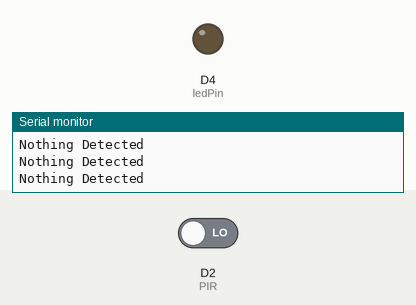
Bench run of a sketch on a simulated ESP8266 (Wemos D1 mini). Parts: output pins drawn as LEDs (lit = HIGH), the last lines printed to the serial monitor. The test bench sets the inputs (shaded band); at power-on: D2 (PIR) LOW. WiFi joins after 1.5 s; servers stay silent unless stated.

Above: at 2.7 s.
2.8 s: D2 (PIR) driven HIGH
At 3.3 s:
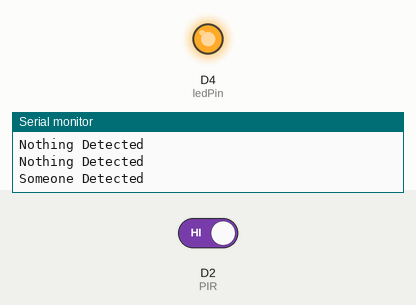
Timing chart, 0 to 5.8 s (numbered marks = the images above; inputs shaded):
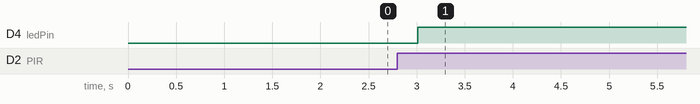

Measured:
- after the input at 2.8 s, D4 (ledPin): LOW → HIGH after 0.21 s

The sketch:

Lab6_2_Komarovskis_client_pir.ino
```cpp
/*  Accesspoint - station communication without router
 *  see: https://github.com/esp8266/Arduino/blob/master/doc/esp8266wifi/station-class.rst
 *  Works with: accesspoint_bare_01.ino
 */

/*
 * Code partly taken from:
 * http://www.esp8266learning.com/the-wemos-pir-shield.php
 */

#include <ESP8266WiFi.h>

//LM35 stuff
int val;
int tmpPin=0;
float mv,cel;

const int PIR = D2;
int PIR_state = 0;

byte ledPin = 2;
char ssid[] = "rokspy_AP";           // SSID of your AP
char pass[] = "Wemos_comm";         // password of your AP

IPAddress server(10,10,10,1);     // IP address of the AP
WiFiClient client;

void setup() {
  Serial.begin(115200);
  WiFi.mode(WIFI_STA);
  WiFi.begin(ssid, pass);           // connects to the WiFi AP
  Serial.println();
  Serial.println("Connection to the AP");
  while (WiFi.status() != WL_CONNECTED) {
    Serial.print(".");
    delay(500);
  }
  Serial.println();
  Serial.println("Connected");
  Serial.print("LocalIP:"); Serial.println(WiFi.localIP());
  Serial.println("MAC:" + WiFi.macAddress());
  Serial.print("Gateway:"); Serial.println(WiFi.gatewayIP());
  Serial.print("AP MAC:"); Serial.println(WiFi.BSSIDstr());
  pinMode(ledPin, OUTPUT);

  pinMode(PIR, INPUT);
}

void loop() {

  PIR_state = digitalRead(PIR);

  if(PIR_state == HIGH){
    Serial.println("Someone Detected");
    if(client.connect(server, 80) == 1){
      digitalWrite(ledPin, LOW);
      client.println("1\r");
      client.flush();
      digitalWrite(ledPin, HIGH);
      client.stop();
      delay(5000);
    }
    else Serial.println("Couldn't establish a connection");
  }
  else Serial.println("Nothing Detected");
  delay(100);
}
```
